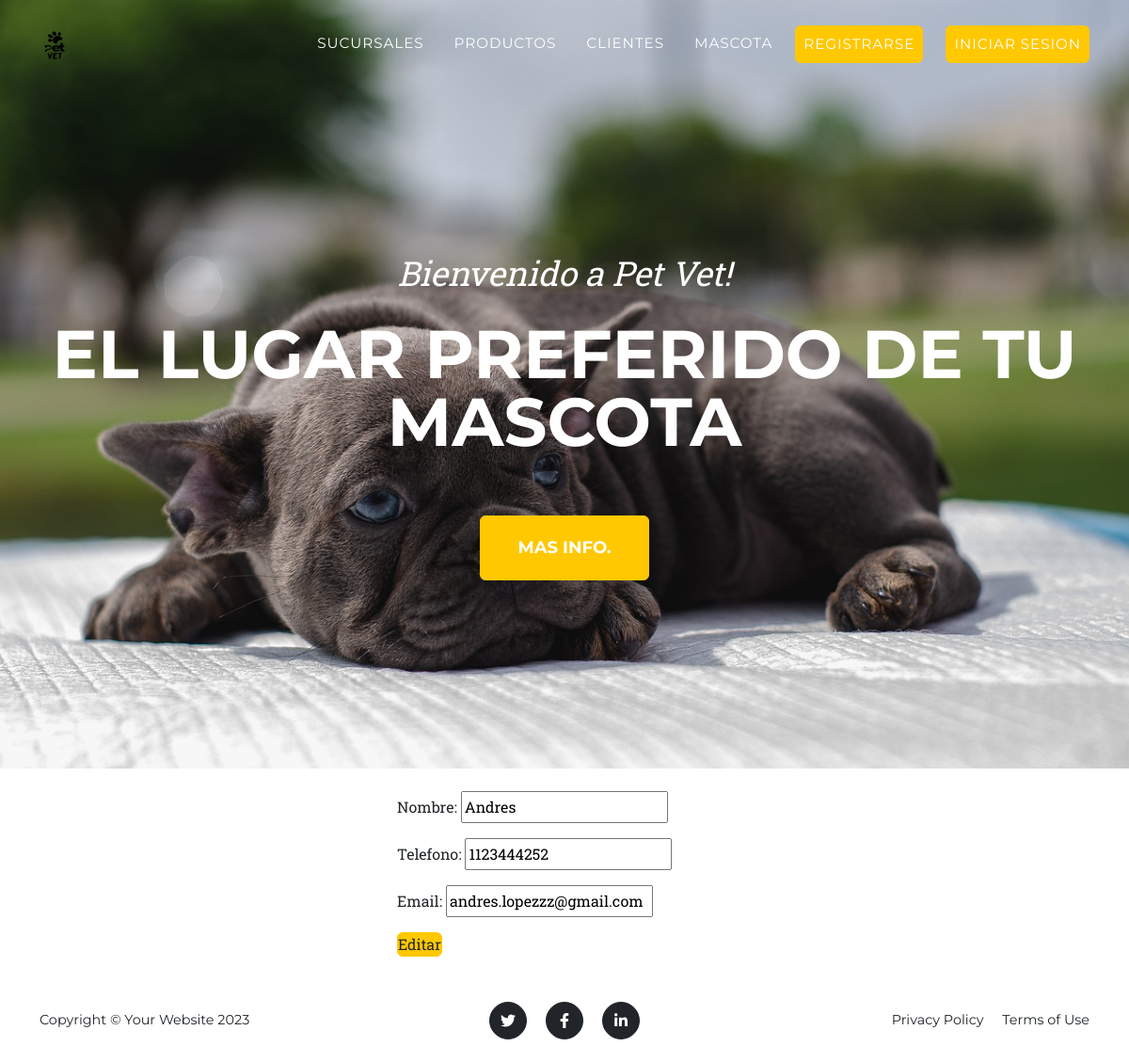
The page /editar-cliente/6 on the database its author committed.
### app_vete/models.py (models this page shows, shortened)
class Cliente(models.Model):
    nombre = models.CharField(max_length=100)
    telefono = models.CharField(max_length=15)
    email = models.EmailField()

### app_vete/views.py (the view)
# urls.py: path('editar-cliente/<int:id>', views.editar_cliente, name = "editar-cliente"),
def editar_cliente(request, id):
    cliente = Cliente.objects.get(id=id)
    if request.method == "POST":
        cliente_form = ClienteFormulario(request.POST)
        if cliente_form.is_valid():
            info_limpia = cliente_form.cleaned_data
            cliente.nombre = info_limpia["nombre"]
            cliente.telefono = info_limpia["telefono"]
            cliente.email = info_limpia["email"]
            cliente.save()
        return redirect("cliente")
    else:
        cliente = Cliente.objects.get(id=id)
        cliente_form = ClienteFormulario(initial={"nombre": cliente.nombre, "telefono": cliente.telefono , "email": cliente.email})
    return render(request, "app_vete/forms/editar-cliente.html", {"cliente_form": cliente_form})

### app_vete/forms.py
class ClienteFormulario(forms.Form):
    nombre = forms.CharField(max_length=100)
    telefono = forms.CharField(max_length=15)
    email = forms.EmailField()

### app_vete/templates/app_vete/forms/editar-cliente.html (shortened to what this page needs)
{% extends "app_vete/base.html" %}
{% load static %}
{% block content %}
<div class="container my-4">
    <div class="row justify-content-center">
        <div class="col-4">
            <form method="post">
                {{ cliente_form.as_p }}
                <button class="nav-link btn btn-primary" type="submit">Editar</button>
            </form>
        </div>
    </div>
</div>
{% endblock %}

### rows shown on the page
Cliente: nombre "Andres", telefono "1123444252", email "andres.lopezzz@gmail.com"
